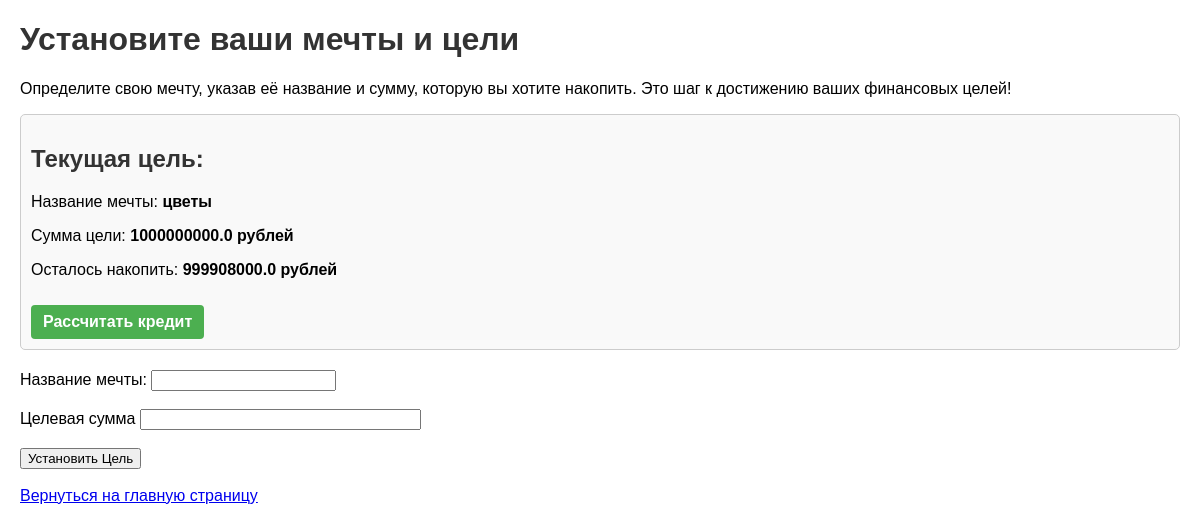
Page /goals (signed in) on the committed database.
### models.py (models this page shows)
class Goal(db.Model):
    id = db.Column(db.Integer, primary_key=True)
    user_id = db.Column(db.Integer, db.ForeignKey('user.id'), nullable=False)
    target_amount = db.Column(db.Float, nullable=False)
    current_amount = db.Column(db.Float, default=0)
    dream_name = db.Column(db.String(100), nullable=False)  # Поле для названия мечты

### routes.py (the view, shortened to what this page needs)
@app.route("/goals", methods=['GET', 'POST'])
@login_required
def goals():
    form = GoalForm()
    current_goal = Goal.query.filter_by(user_id=current_user.id).first()  # Получение текущей цели пользователя
    total_contributions = sum(c.amount for c in current_user.contributions)  # Сумма всех взносов
    current_amount = total_contributions * 0.20  # 20% от взносов идут на цель
    return render_template('goals.html', form=form, goal=current_goal, current_amount=current_amount)

### forms.py
class GoalForm(FlaskForm):
    dream_name = StringField('Название мечты', validators=[DataRequired()])  # Поле для названия мечты
    target_amount = FloatField('Целевая сумма', validators=[DataRequired()])
    submit = SubmitField('Установить Цель')

### routes.py (called while the page is built)
@login_manager.user_loader
def load_user(user_id):
    return User.query.get(int(user_id))

### templates/goals.html (shortened to what this page needs)
<!DOCTYPE html>
<html lang="ru">
<head>
</head>
<body>
    <h1>Установите ваши мечты и цели</h1>
    <p>Определите свою мечту, указав её название и сумму, которую вы хотите накопить. Это шаг к достижению ваших финансовых целей!</p>
    <div class="goal-info">
        {% if goal %}
            <h2>Текущая цель:</h2>
            <p>Название мечты: <strong>{{ goal.dream_name }}</strong></p>
            <p>Сумма цели: <strong>{{ goal.target_amount }} рублей</strong></p>
            <p>Осталось накопить: <strong>{{ goal.target_amount - current_amount }} рублей</strong></p>
        {% else %}
            <h2 class="goal-empty">У вас нет установленной цели.</h2>
        {% endif %}
        <a href="{{ url_for('loan_calculator') }}" class="calc-button">Рассчитать кредит</a>
    </div>
    <form method="POST">
        <label for="dream_name">Название мечты:</label>
        <input type="text" id="dream_name" name="dream_name" required><br><br>
        {{ form.target_amount.label }} {{ form.target_amount(size=32) }}<br><br>
        {{ form.submit() }}
    </form>
    <br>
    <a href="{{ url_for('home') }}">Вернуться на главную страницу</a>
</body>
</html>

### templates/goals.html (style rules this page uses)
body { font-family: Arial, sans-serif; margin: 20px; }
.goal-info { border: 1px solid #ccc; padding: 10px; margin-bottom: 20px; border-radius: 5px; background-color: #f9f9f9; }
h1, h2 { color: #333; }
.calc-button { display: inline-block; margin-top: 10px; padding: 8px 12px; background-color: #4CAF50; color: white; text-decoration: none; border-radius: 4px; font-weight: bold; transition: background-color 0.3s; }

### rows in the picture
Goal: dream_name "цветы", target_amount "1000000000.0", goal.target_amount-current_amount "999908000.0"
